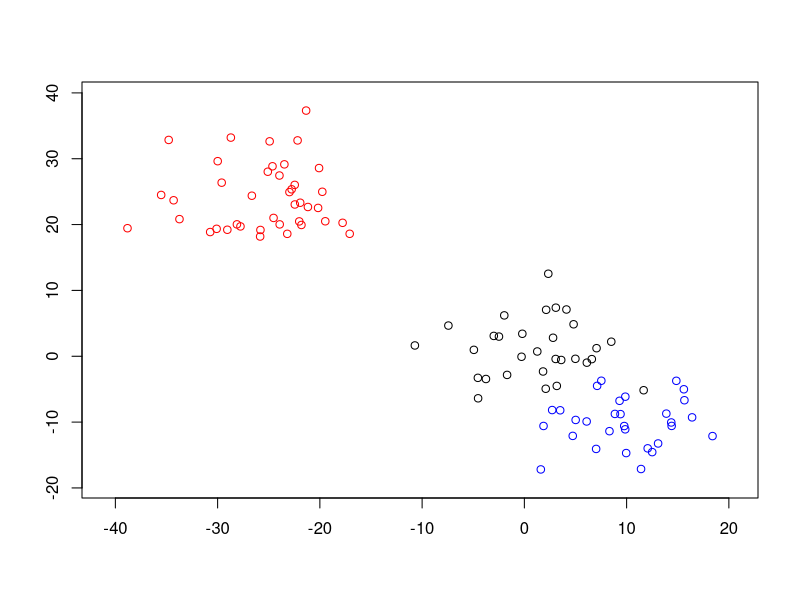

Source code (R): (Note: this script raises an error after producing the figure.)

### Simulation 3: varying error structures

library(MASS)
library(gdata)
library(mclust)

## Structure 1: identical errors across observations

# set sample size
nvec = c(3,3,4) * 10
n = sum(nvec)
p = 2

set.seed(0)
mu1 = c(1,1)
mu2 = c(10,-10)
mu3 = c(-25,25)

# set errors to be zero
err = array(0, dim=c(p,p,n))  
for(i in 1:n){
  err[,,i] = matrix(0,p,p)
  diag(err[,,i]) = 20
}

sigma1 = matrix(c(3,0,0,3),nrow=2)
sigma2 = matrix(c(5,0,0,5),nrow=2)
sigma3 = matrix(c(7,0,0,7),nrow=2)

set.seed(0)
s1 = mvrnorm(nvec[1], mu1, (sigma1+err[,,1]))
s2 = mvrnorm(nvec[2], mu2, (sigma2+err[,,1]))
s3 = mvrnorm(nvec[3], mu3, (sigma3+err[,,1]))

# true membership matrix:
temp = c(rep(c(1,0,0),nvec[1]),rep(c(0,1,0),nvec[2]),rep(c(0,0,1),nvec[3]))
z.ini = z.true = matrix(temp, nrow=n, byrow=TRUE)

samp = rbind(s1,s2,s3)

x1 = min(samp[,1])-2
x2 = max(samp[,1])+2
y1 = min(samp[,2])-2
y2 = max(samp[,2])+2

plot(s1,xlim=c(x1,x2),ylim=c(y1,y2),xlab="",ylab="")
points(s2, col="blue")
points(s3, col="red")

my.result = ME.VVV.err(samp, z.ini, err)
my.class = my.result$z
my.mcr = MCR(my.class,z.true)

mc.result = meVVV(samp,z.ini)
mc.class = mc.result$z
mc.mcr = MCR(mc.class,z.true)


#--------------------------------------------------------------------#


## Structure 2: errors the same within clusters

err = array(0, dim=c(p,p,n))
err1 = matrix(c(9,1,1,9),nrow=2)
err2 = matrix(c(1,0,0,1),nrow=2)
err3 = matrix(c(20,4,4,20),nrow=2)

for(i in 1:nvec[1]){
  err[,,i] = err1
}

for(i in (nvec[1]+1):(n-nvec[3])){
  err[,,i] = err2
}

for(i in (n-nvec[3]+1):n){
  err[,,i] = err3
}

set.seed(0)
s1 = mvrnorm(nvec[1], mu1, (sigma1+err1))
s2 = mvrnorm(nvec[2], mu2, (sigma2+err2))
s3 = mvrnorm(nvec[3], mu3, (sigma3+err3))

# true membership matrix:
temp = c(rep(c(1,0,0),nvec[1]),rep(c(0,1,0),nvec[2]),rep(c(0,0,1),nvec[3]))
z.ini = z.true = matrix(temp, nrow=n, byrow=TRUE)

samp = rbind(s1,s2,s3)

x1 = min(samp[,1])-2
x2 = max(samp[,1])+2
y1 = min(samp[,2])-2
y2 = max(samp[,2])+2

plot(s1,xlim=c(x1,x2),ylim=c(y1,y2),xlab="",ylab="")
points(s2, col="blue")
points(s3, col="red")


my.result = ME.VVV.err(samp, z.ini, err)
my.class = my.result$z
my.mcr = MCR(my.class,z.true)

mc.result = meVVV(samp,z.ini)
mc.class = mc.result$z
mc.mcr = MCR(mc.class,z.true)



#----------------------------------------------------------------------#



### Structure 3: different errors for each observation
set.seed(999)
cc = abs(rnorm(300,4,3))
err = array(0, dim=c(p,p,n))

for(i in 1:n){
  L = lowertriangle(cc[(3*n-2):(3*n)],diag=TRUE)
  err[,,i] = tcrossprod(L)
}

samp = matrix(n,p)
for(i in 1:nvec[1]){
  samp[i] = mvrnorm(1, mu1, (sigma1+err[,,i]))
}

for(i in (nvec[1]+1):(n-nvec[3])){
  samp[i] = mvrnorm(1, mu2, (sigma2+err[,,i]))
}

for(i in (n-nvec[3]):n){
  samp[i] = mvrnorm(1, mu3, (sigma3+err[,,i]))
}


my.result = ME.VVV.err(samp, z.ini, err)
my.class = my.result$z
my.mcr = MCR(my.class,z.true)

mc.result = meVVV(samp,z.ini)
mc.class = mc.result$z
mc.mcr = MCR(mc.class,z.true)
